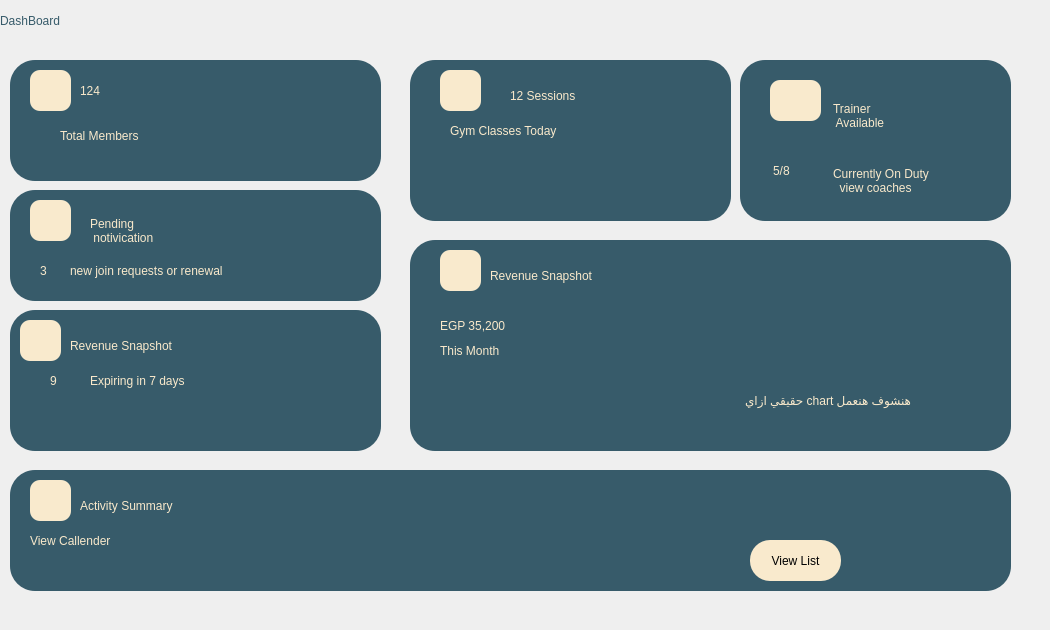
       <widget class="QWidget" name="page">
        <widget class="QWidget" name="widget_5" native="true">
         <property name="geometry">
          <rect>
           <x>-20</x>
           <y>-10</y>
           <width>1041</width>
           <height>621</height>
          </rect>
         </property>
         <widget class="QLabel" name="label_6">
          <property name="geometry">
           <rect>
            <x>20</x>
            <y>10</y>
            <width>211</width>
            <height>41</height>
           </rect>
          </property>
          <property name="styleSheet">
           <string notr="true">color: rgb(55, 91, 106);
font: 24pt &quot;Yeasty Flavors&quot;;</string>
          </property>
          <property name="text">
           <string>DashBoard</string>
          </property>
         </widget>
         <widget class="QLabel" name="label_22">
          <property name="geometry">
           <rect>
            <x>460</x>
            <y>320</y>
            <width>211</width>
            <height>31</height>
           </rect>
          </property>
          <property name="styleSheet">
           <string notr="true">background-color: rgba(255, 255, 255, 0);
color: rgb(249, 233, 203);
font: 20pt &quot;Yeasty Flavors&quot;;</string>
          </property>
          <property name="text">
           <string>EGP 35,200</string>
          </property>
         </widget>
         <widget class="QWidget" name="widget_30" native="true">
          <property name="geometry">
           <rect>
            <x>760</x>
            <y>70</y>
            <width>271</width>
            <height>161</height>
           </rect>
          </property>
          <property name="styleSheet">
           <string notr="true">background-color: rgb(55, 91, 106);
    padding: 10px;
color: rgb(0, 0, 0);
font: 9pt &quot;Yeasty Flavors&quot;;
    border: none;
    border-radius: 25px;
hover background-color: #008FC1;</string>
          </property>
          <widget class="QLabel" name="label_26">
           <property name="geometry">
            <rect>
             <x>80</x>
             <y>10</y>
             <width>181</width>
             <height>91</height>
            </rect>
           </property>
           <property name="styleSheet">
            <string notr="true">background-color: rgba(255, 255, 255, 0);
color: rgb(249, 233, 203);
font: 24pt &quot;Yeasty Flavors&quot;;</string>
           </property>
           <property name="text">
            <string>Trainer 
 Available</string>
           </property>
          </widget>
          <widget class="QLabel" name="TrainerNumICon">
           <property name="geometry">
            <rect>
             <x>30</x>
             <y>20</y>
             <width>51</width>
             <height>41</height>
            </rect>
           </property>
           <property name="styleSheet">
            <string notr="true">border-radius:10px;
background-color: rgba(255, 255, 255, 0);
padding :5px;
background-color: rgb(249, 234, 205);
color:rgb(249, 234, 205);</string>
           </property>
           <property name="text">
            <string/>
           </property>
           <property name="pixmap">
            <pixmap resource="resource.qrc">:/icons/images/icons/coach.svg</pixmap>
           </property>
           <property name="scaledContents">
            <bool>true</bool>
           </property>
          </widget>
          <widget class="QLabel" name="label_29">
           <property name="geometry">
            <rect>
             <x>20</x>
             <y>80</y>
             <width>81</width>
             <height>61</height>
            </rect>
           </property>
           <property name="styleSheet">
            <string notr="true">background-color: rgba(255, 255, 255, 0);
color: rgb(249, 233, 203);
font: 20pt &quot;Yeasty Flavors&quot;;</string>
           </property>
           <property name="text">
            <string>5/8</string>
           </property>
          </widget>
          <widget class="QLabel" name="label_25">
           <property name="geometry">
            <rect>
             <x>80</x>
             <y>90</y>
             <width>181</width>
             <height>61</height>
            </rect>
           </property>
           <property name="styleSheet">
            <string notr="true">background-color: rgba(255, 255, 255, 0);
color: rgb(249, 233, 203);
font: 300 12pt &quot;Segoe UI&quot;;</string>
           </property>
           <property name="text">
            <string>Currently On Duty 
  view coaches</string>
           </property>
          </widget>
         </widget>
         <widget class="QWidget" name="widget_31" native="true">
          <property name="geometry">
           <rect>
            <x>430</x>
            <y>250</y>
            <width>601</width>
            <height>211</height>
           </rect>
          </property>
          <property name="styleSheet">
           <string notr="true">background-color: rgb(55, 91, 106);
color: rgb(0, 0, 0);
font: 9pt &quot;Yeasty Flavors&quot;;
    border: none;
    border-radius: 25px;
hover background-color: #008FC1;</string>
          </property>
          <widget class="QLabel" name="label_21">
           <property name="geometry">
            <rect>
             <x>80</x>
             <y>20</y>
             <width>261</width>
             <height>31</height>
            </rect>
           </property>
           <property name="styleSheet">
            <string notr="true">background-color: rgba(255, 255, 255, 0);
color: rgb(249, 233, 203);
font: 20pt &quot;Yeasty Flavors&quot;;
padding:0px;</string>
           </property>
           <property name="text">
            <string>Revenue Snapshot</string>
           </property>
          </widget>
          <widget class="QLabel" name="CashIcon">
           <property name="geometry">
            <rect>
             <x>30</x>
             <y>10</y>
             <width>41</width>
             <height>41</height>
            </rect>
           </property>
           <property name="styleSheet">
            <string notr="true">border-radius:10px;
background-color: rgba(255, 255, 255, 0);
background-color: rgb(249, 234, 205);
color:rgb(249, 234, 205);
padding:8px;</string>
           </property>
           <property name="text">
            <string/>
           </property>
           <property name="pixmap">
            <pixmap resource="resource.qrc">:/icons/images/icons/chart.svg</pixmap>
           </property>
           <property name="scaledContents">
            <bool>true</bool>
           </property>
          </widget>
          <widget class="QLabel" name="label_37">
           <property name="geometry">
            <rect>
             <x>100</x>
             <y>120</y>
             <width>401</width>
             <height>81</height>
            </rect>
           </property>
           <property name="styleSheet">
            <string notr="true">background-color: rgba(255, 255, 255, 0);
color: rgb(249, 233, 203);
font: 20pt &quot;Yeasty Flavors&quot;;</string>
           </property>
           <property name="text">
            <string>هنشوف هنعمل chart حقيقي ازاي</string>
           </property>
          </widget>
          <widget class="QLabel" name="label_30">
           <property name="geometry">
            <rect>
             <x>30</x>
             <y>100</y>
             <width>181</width>
             <height>21</height>
            </rect>
           </property>
           <property name="styleSheet">
            <string notr="true">background-color: rgba(255, 255, 255, 0);
color: rgb(249, 233, 203);
font: 300 12pt &quot;Segoe UI&quot;;
padding:0px;</string>
           </property>
           <property name="text">
            <string>This Month</string>
           </property>
          </widget>
         </widget>
         <widget class="QWidget" name="widget_32" native="true">
          <property name="geometry">
           <rect>
            <x>30</x>
            <y>70</y>
            <width>371</width>
            <height>121</height>
           </rect>
          </property>
          <property name="styleSheet">
           <string notr="true">background-color: rgb(55, 91, 106);

color: rgb(0, 0, 0);
font: 9pt &quot;Yeasty Flavors&quot;;
    border: none;
    border-radius: 25px;
hover background-color: #008FC1;
</string>
          </property>
          <widget class="QLabel" name="label_16">
           <property name="geometry">
            <rect>
             <x>50</x>
             <y>60</y>
             <width>211</width>
             <height>31</height>
            </rect>
           </property>
           <property name="styleSheet">
            <string notr="true">background-color: rgba(255, 255, 255, 0);
color: rgb(249, 233, 203);
font: 20pt &quot;Yeasty Flavors&quot;;</string>
           </property>
           <property name="text">
            <string>Total Members</string>
           </property>
          </widget>
          <widget class="QLabel" name="label_36">
           <property name="geometry">
            <rect>
             <x>70</x>
             <y>0</y>
             <width>61</width>
             <height>61</height>
            </rect>
           </property>
           <property name="styleSheet">
            <string notr="true">background-color: rgba(255, 255, 255, 0);
color: rgb(249, 233, 203);
font: 20pt &quot;Yeasty Flavors&quot;;</string>
           </property>
           <property name="text">
            <string>124</string>
           </property>
          </widget>
          <widget class="QLabel" name="TotalMemberIcon">
           <property name="geometry">
            <rect>
             <x>20</x>
             <y>10</y>
             <width>41</width>
             <height>41</height>
            </rect>
           </property>
           <property name="styleSheet">
            <string notr="true">border-radius:10px;
background-color: rgba(255, 255, 255, 0);
background-color: rgb(249, 234, 205);
color:rgb(249, 234, 205);
padding :5px;</string>
           </property>
           <property name="text">
            <string/>
           </property>
           <property name="pixmap">
            <pixmap resource="resource.qrc">:/icons/images/icons/profile.svg</pixmap>
           </property>
           <property name="scaledContents">
            <bool>true</bool>
           </property>
          </widget>
         </widget>
         <widget class="QWidget" name="widget_33" native="true">
          <property name="geometry">
           <rect>
            <x>30</x>
            <y>200</y>
            <width>371</width>
            <height>111</height>
           </rect>
          </property>
          <property name="styleSheet">
           <string notr="true">background-color: rgb(55, 91, 106);

color: rgb(0, 0, 0);
font: 9pt &quot;Yeasty Flavors&quot;;
    border: none;
    border-radius: 25px;
hover background-color: #008FC1;
</string>
          </property>
          <widget class="QLabel" name="label_17">
           <property name="geometry">
            <rect>
             <x>80</x>
             <y>10</y>
             <width>221</width>
             <height>61</height>
            </rect>
           </property>
           <property name="styleSheet">
            <string notr="true">background-color: rgba(255, 255, 255, 0);
color: rgb(249, 233, 203);
font: 20pt &quot;Yeasty Flavors&quot;;</string>
           </property>
           <property name="text">
            <string>Pending 
 notivication</string>
           </property>
          </widget>
          <widget class="QLabel" name="NotificationDashIcon">
           <property name="geometry">
            <rect>
             <x>20</x>
             <y>10</y>
             <width>41</width>
             <height>41</height>
            </rect>
           </property>
           <property name="styleSheet">
            <string notr="true">border-radius:10px;
background-color: rgba(255, 255, 255, 0);
background-color: rgb(249, 234, 205);
color:rgb(249, 234, 205);
padding :5px;</string>
           </property>
           <property name="text">
            <string/>
           </property>
           <property name="pixmap">
            <pixmap resource="resource.qrc">:/icons/images/icons/notification.svg</pixmap>
           </property>
           <property name="scaledContents">
            <bool>true</bool>
           </property>
          </widget>
          <widget class="QLabel" name="label_35">
           <property name="geometry">
            <rect>
             <x>60</x>
             <y>70</y>
             <width>281</width>
             <height>21</height>
            </rect>
           </property>
           <property name="styleSheet">
            <string notr="true">background-color: rgba(255, 255, 255, 0);
color: rgb(249, 233, 203);
font: 300 12pt &quot;Segoe UI&quot;;</string>
           </property>
           <property name="text">
            <string>new join requests or renewal</string>
           </property>
          </widget>
          <widget class="QLabel" name="label_34">
           <property name="geometry">
            <rect>
             <x>30</x>
             <y>50</y>
             <width>31</width>
             <height>61</height>
            </rect>
           </property>
           <property name="styleSheet">
            <string notr="true">background-color: rgba(255, 255, 255, 0);
color: rgb(249, 233, 203);
font: 20pt &quot;Yeasty Flavors&quot;;</string>
           </property>
           <property name="text">
            <string>3</string>
           </property>
          </widget>
         </widget>
         <widget class="QWidget" name="widget_34" native="true">
          <property name="geometry">
           <rect>
            <x>30</x>
            <y>320</y>
            <width>371</width>
            <height>141</height>
           </rect>
          </property>
          <property name="styleSheet">
           <string notr="true">background-color: rgb(55, 91, 106);

color: rgb(0, 0, 0);
font: 9pt &quot;Yeasty Flavors&quot;;
    border: none;
    border-radius: 25px;
hover background-color: #008FC1;
</string>
          </property>
          <widget class="QLabel" name="SandClockICon">
           <property name="geometry">
            <rect>
             <x>10</x>
             <y>10</y>
             <width>41</width>
             <height>41</height>
            </rect>
           </property>
           <property name="styleSheet">
            <string notr="true">border-radius:10px;
background-color: rgba(255, 255, 255, 0);
background-color: rgb(249, 234, 205);
color:rgb(249, 234, 205);
padding :5px;</string>
           </property>
           <property name="text">
            <string/>
           </property>
           <property name="pixmap">
            <pixmap resource="resource.qrc">:/icons/images/icons/sand-clock.svg</pixmap>
           </property>
           <property name="scaledContents">
            <bool>true</bool>
           </property>
          </widget>
          <widget class="QLabel" name="label_27">
           <property name="geometry">
            <rect>
             <x>60</x>
             <y>20</y>
             <width>261</width>
             <height>31</height>
            </rect>
           </property>
           <property name="styleSheet">
            <string notr="true">background-color: rgba(255, 255, 255, 0);
color: rgb(249, 233, 203);
font: 20pt &quot;Yeasty Flavors&quot;;</string>
           </property>
           <property name="text">
            <string>Revenue Snapshot</string>
           </property>
          </widget>
          <widget class="QLabel" name="label_32">
           <property name="geometry">
            <rect>
             <x>80</x>
             <y>60</y>
             <width>181</width>
             <height>21</height>
            </rect>
           </property>
           <property name="styleSheet">
            <string notr="true">background-color: rgba(255, 255, 255, 0);
color: rgb(249, 233, 203);
font: 300 12pt &quot;Segoe UI&quot;;</string>
           </property>
           <property name="text">
            <string>Expiring in 7 days</string>
           </property>
          </widget>
          <widget class="QLabel" name="label_33">
           <property name="geometry">
            <rect>
             <x>40</x>
             <y>40</y>
             <width>31</width>
             <height>61</height>
            </rect>
           </property>
           <property name="styleSheet">
            <string notr="true">background-color: rgba(255, 255, 255, 0);
color: rgb(249, 233, 203);
font: 20pt &quot;Yeasty Flavors&quot;;</string>
           </property>
           <property name="text">
            <string>9</string>
           </property>
          </widget>
         </widget>
         <widget class="QWidget" name="widget_39" native="true">
          <property name="geometry">
           <rect>
            <x>30</x>
            <y>480</y>
            <width>1001</width>
            <height>121</height>
           </rect>
          </property>
          <property name="styleSheet">
           <string notr="true">background-color: rgb(55, 91, 106);

color: rgb(0, 0, 0);
font: 9pt &quot;Yeasty Flavors&quot;;
    border: none;
    border-radius: 25px;
hover background-color: #008FC1;
</string>
          </property>
          <widget class="QLabel" name="label_28">
           <property name="geometry">
            <rect>
             <x>70</x>
             <y>20</y>
             <width>241</width>
             <height>31</height>
            </rect>
           </property>
           <property name="styleSheet">
            <string notr="true">background-color: rgba(255, 255, 255, 0);
color: rgb(249, 233, 203);
font: 20pt &quot;Yeasty Flavors&quot;;</string>
           </property>
           <property name="text">
            <string>Activity Summary</string>
           </property>
          </widget>
          <widget class="QLabel" name="Chart">
           <property name="geometry">
            <rect>
             <x>20</x>
             <y>10</y>
             <width>41</width>
             <height>41</height>
            </rect>
           </property>
           <property name="styleSheet">
            <string notr="true">border-radius:10px;
background-color: rgba(255, 255, 255, 0);
background-color: rgb(249, 234, 205);
color:rgb(249, 234, 205);</string>
           </property>
           <property name="text">
            <string/>
           </property>
           <property name="pixmap">
            <pixmap resource="resource.qrc">:/icons/images/icons/calendar.svg</pixmap>
           </property>
           <property name="scaledContents">
            <bool>true</bool>
           </property>
          </widget>
          <widget class="QLabel" name="label_31">
           <property name="geometry">
            <rect>
             <x>20</x>
             <y>60</y>
             <width>181</width>
             <height>21</height>
            </rect>
           </property>
           <property name="styleSheet">
            <string notr="true">background-color: rgba(255, 255, 255, 0);
color: rgb(249, 233, 203);
font: 300 12pt &quot;Segoe UI&quot;;</string>
           </property>
           <property name="text">
            <string>View Callender</string>
           </property>
          </widget>
          <widget class="QPushButton" name="Dashboard_6">
           <property name="geometry">
            <rect>
             <x>740</x>
             <y>70</y>
             <width>91</width>
             <height>41</height>
            </rect>
           </property>
           <property name="styleSheet">
            <string notr="true">background-color: rgb(249, 234, 205);
    padding: 10px;
color: rgb(0, 0, 0);
font: 9pt &quot;Yeasty Flavors&quot;;
    border: none;
    border-radius: 20px;
hover background-color: #008FC1;</string>
           </property>
           <property name="text">
            <string>View List</string>
           </property>
          </widget>
         </widget>
         <widget class="QWidget" name="widget_40" native="true">
          <property name="geometry">
           <rect>
            <x>430</x>
            <y>70</y>
            <width>321</width>
            <height>161</height>
           </rect>
          </property>
          <property name="styleSheet">
           <string notr="true">background-color: rgb(55, 91, 106);

color: rgb(0, 0, 0);
font: 9pt &quot;Yeasty Flavors&quot;;
    border: none;
    border-radius: 25px;
hover background-color: #008FC1;
</string>
          </property>
          <widget class="QLabel" name="SessionICon">
           <property name="geometry">
            <rect>
             <x>30</x>
             <y>10</y>
             <width>41</width>
             <height>41</height>
            </rect>
           </property>
           <property name="styleSheet">
            <string notr="true">border-radius:10px;
background-color: rgba(255, 255, 255, 0);
background-color: rgb(249, 234, 205);
color:rgb(249, 234, 205);
padding:3px;</string>
           </property>
           <property name="text">
            <string/>
           </property>
           <property name="pixmap">
            <pixmap resource="resource.qrc">:/icons/images/icons/stretching.svg</pixmap>
           </property>
           <property name="scaledContents">
            <bool>true</bool>
           </property>
          </widget>
          <widget class="QLabel" name="label_23">
           <property name="geometry">
            <rect>
             <x>100</x>
             <y>10</y>
             <width>201</width>
             <height>51</height>
            </rect>
           </property>
           <property name="styleSheet">
            <string notr="true">background-color: rgba(255, 255, 255, 0);
color: rgb(249, 233, 203);
font: 24pt &quot;Yeasty Flavors&quot;;</string>
           </property>
           <property name="text">
            <string>12 Sessions</string>
           </property>
          </widget>
          <widget class="QLabel" name="label_24">
           <property name="geometry">
            <rect>
             <x>40</x>
             <y>50</y>
             <width>181</width>
             <height>41</height>
            </rect>
           </property>
           <property name="styleSheet">
            <string notr="true">background-color: rgba(255, 255, 255, 0);
color: rgb(249, 233, 203);
font: 12pt &quot;Yeasty Flavors&quot;;</string>
           </property>
           <property name="text">
            <string>Gym Classes Today</string>
           </property>
          </widget>
         </widget>
         <zorder>widget_40</zorder>
         <zorder>widget_39</zorder>
         <zorder>widget_33</zorder>
         <zorder>widget_34</zorder>
         <zorder>widget_32</zorder>
         <zorder>widget_31</zorder>
         <zorder>widget_30</zorder>
         <zorder>label_6</zorder>
         <zorder>label_22</zorder>
        </widget>
       </widget>
